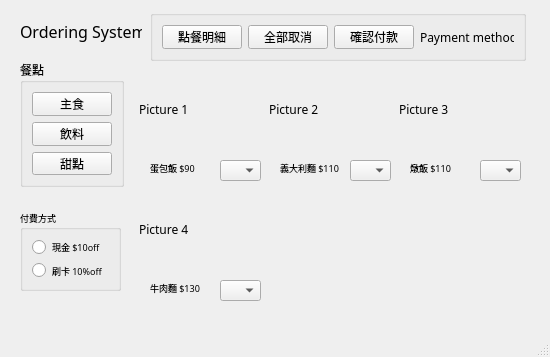
<?xml version="1.0" encoding="UTF-8"?>
<ui version="4.0">
 <class>MainWindow</class>
 <widget class="QMainWindow" name="MainWindow">
  <property name="geometry">
   <rect>
    <x>0</x>
    <y>0</y>
    <width>550</width>
    <height>357</height>
   </rect>
  </property>
  <property name="font">
   <font>
    <family>Yu Gothic UI Semibold</family>
   </font>
  </property>
  <property name="windowTitle">
   <string>MainWindow</string>
  </property>
  <widget class="QWidget" name="centralwidget">
   <widget class="QLabel" name="MainTitle">
    <property name="geometry">
     <rect>
      <x>20</x>
      <y>20</y>
      <width>122</width>
      <height>22</height>
     </rect>
    </property>
    <property name="font">
     <font>
      <family>Yu Gothic UI Semibold</family>
      <pointsize>12</pointsize>
     </font>
    </property>
    <property name="text">
     <string>Ordering System</string>
    </property>
   </widget>
   <widget class="QGroupBox" name="groupBox">
    <property name="geometry">
     <rect>
      <x>20</x>
      <y>60</y>
      <width>104</width>
      <height>127</height>
     </rect>
    </property>
    <property name="title">
     <string>餐點</string>
    </property>
    <layout class="QVBoxLayout" name="verticalLayout">
     <item>
      <widget class="QPushButton" name="Meal">
       <property name="text">
        <string>主食</string>
       </property>
      </widget>
     </item>
     <item>
      <widget class="QPushButton" name="Drink">
       <property name="text">
        <string>飲料</string>
       </property>
      </widget>
     </item>
     <item>
      <widget class="QPushButton" name="Dessert">
       <property name="text">
        <string>甜點</string>
       </property>
      </widget>
     </item>
    </layout>
   </widget>
   <widget class="QGroupBox" name="groupBox_2">
    <property name="geometry">
     <rect>
      <x>20</x>
      <y>210</y>
      <width>101</width>
      <height>81</height>
     </rect>
    </property>
    <property name="font">
     <font>
      <family>Yu Gothic UI Semibold</family>
      <pointsize>7</pointsize>
     </font>
    </property>
    <property name="title">
     <string>付費方式</string>
    </property>
    <layout class="QVBoxLayout" name="verticalLayout_2">
     <item>
      <widget class="QRadioButton" name="Cash">
       <property name="text">
        <string>現金 $10off</string>
       </property>
      </widget>
     </item>
     <item>
      <widget class="QRadioButton" name="Card">
       <property name="text">
        <string>刷卡 10%off</string>
       </property>
      </widget>
     </item>
    </layout>
   </widget>
   <widget class="QGroupBox" name="groupBox_3">
    <property name="geometry">
     <rect>
      <x>150</x>
      <y>10</y>
      <width>376</width>
      <height>51</height>
     </rect>
    </property>
    <property name="title">
     <string/>
    </property>
    <layout class="QHBoxLayout" name="horizontalLayout">
     <item>
      <widget class="QPushButton" name="Detail">
       <property name="text">
        <string>點餐明細</string>
       </property>
      </widget>
     </item>
     <item>
      <widget class="QPushButton" name="Cancel">
       <property name="text">
        <string>全部取消</string>
       </property>
      </widget>
     </item>
     <item>
      <widget class="QPushButton" name="Ensure">
       <property name="text">
        <string>確認付款</string>
       </property>
      </widget>
     </item>
     <item>
      <widget class="QLabel" name="PriceStatus">
       <property name="text">
        <string>Payment method</string>
       </property>
      </widget>
     </item>
    </layout>
   </widget>
   <widget class="QStackedWidget" name="stackedWidget">
    <property name="geometry">
     <rect>
      <x>130</x>
      <y>70</y>
      <width>401</width>
      <height>241</height>
     </rect>
    </property>
    <property name="currentIndex">
     <number>0</number>
    </property>
    <widget class="QWidget" name="page">
     <widget class="QWidget" name="widget" native="true">
      <property name="geometry">
       <rect>
        <x>10</x>
        <y>0</y>
        <width>131</width>
        <height>121</height>
       </rect>
      </property>
      <widget class="QLabel" name="omurice_pic">
       <property name="geometry">
        <rect>
         <x>-1</x>
         <y>-1</y>
         <width>131</width>
         <height>81</height>
        </rect>
       </property>
       <property name="text">
        <string>Picture 1</string>
       </property>
      </widget>
      <widget class="QLabel" name="omurice_tit">
       <property name="geometry">
        <rect>
         <x>10</x>
         <y>90</y>
         <width>60</width>
         <height>16</height>
        </rect>
       </property>
       <property name="font">
        <font>
         <family>Yu Gothic UI Semibold</family>
         <pointsize>7</pointsize>
        </font>
       </property>
       <property name="text">
        <string>蛋包飯 $90</string>
       </property>
      </widget>
      <widget class="QComboBox" name="Omurice">
       <property name="geometry">
        <rect>
         <x>80</x>
         <y>90</y>
         <width>41</width>
         <height>21</height>
        </rect>
       </property>
      </widget>
     </widget>
     <widget class="QWidget" name="widget_2" native="true">
      <property name="geometry">
       <rect>
        <x>140</x>
        <y>0</y>
        <width>131</width>
        <height>121</height>
       </rect>
      </property>
      <widget class="QLabel" name="pasta_pic">
       <property name="geometry">
        <rect>
         <x>-1</x>
         <y>-1</y>
         <width>131</width>
         <height>81</height>
        </rect>
       </property>
       <property name="text">
        <string>Picture 2</string>
       </property>
      </widget>
      <widget class="QLabel" name="pasta_tit">
       <property name="geometry">
        <rect>
         <x>10</x>
         <y>90</y>
         <width>60</width>
         <height>16</height>
        </rect>
       </property>
       <property name="font">
        <font>
         <family>Yu Gothic UI Semibold</family>
         <pointsize>7</pointsize>
        </font>
       </property>
       <property name="text">
        <string>義大利麵 $110</string>
       </property>
      </widget>
      <widget class="QComboBox" name="Pasta">
       <property name="geometry">
        <rect>
         <x>80</x>
         <y>90</y>
         <width>41</width>
         <height>21</height>
        </rect>
       </property>
      </widget>
     </widget>
     <widget class="QWidget" name="widget_3" native="true">
      <property name="geometry">
       <rect>
        <x>270</x>
        <y>0</y>
        <width>131</width>
        <height>121</height>
       </rect>
      </property>
      <widget class="QLabel" name="risotto_pic">
       <property name="geometry">
        <rect>
         <x>-1</x>
         <y>-1</y>
         <width>131</width>
         <height>81</height>
        </rect>
       </property>
       <property name="text">
        <string>Picture 3</string>
       </property>
      </widget>
      <widget class="QLabel" name="risotto_tit">
       <property name="geometry">
        <rect>
         <x>10</x>
         <y>90</y>
         <width>60</width>
         <height>16</height>
        </rect>
       </property>
       <property name="font">
        <font>
         <family>Yu Gothic UI Semibold</family>
         <pointsize>7</pointsize>
        </font>
       </property>
       <property name="text">
        <string>燉飯 $110</string>
       </property>
      </widget>
      <widget class="QComboBox" name="Risotto">
       <property name="geometry">
        <rect>
         <x>80</x>
         <y>90</y>
         <width>41</width>
         <height>21</height>
        </rect>
       </property>
      </widget>
     </widget>
     <widget class="QWidget" name="widget_4" native="true">
      <property name="geometry">
       <rect>
        <x>10</x>
        <y>120</y>
        <width>131</width>
        <height>121</height>
       </rect>
      </property>
      <widget class="QLabel" name="noodle_pic">
       <property name="geometry">
        <rect>
         <x>-1</x>
         <y>-1</y>
         <width>131</width>
         <height>81</height>
        </rect>
       </property>
       <property name="text">
        <string>Picture 4</string>
       </property>
      </widget>
      <widget class="QLabel" name="noodle_tit">
       <property name="geometry">
        <rect>
         <x>10</x>
         <y>90</y>
         <width>60</width>
         <height>16</height>
        </rect>
       </property>
       <property name="font">
        <font>
         <family>Yu Gothic UI Semibold</family>
         <pointsize>7</pointsize>
        </font>
       </property>
       <property name="text">
        <string>牛肉麵 $130</string>
       </property>
      </widget>
      <widget class="QComboBox" name="Noodle">
       <property name="geometry">
        <rect>
         <x>80</x>
         <y>90</y>
         <width>41</width>
         <height>21</height>
        </rect>
       </property>
      </widget>
     </widget>
    </widget>
    <widget class="QWidget" name="page_2">
     <widget class="QWidget" name="widget_5" native="true">
      <property name="geometry">
       <rect>
        <x>10</x>
        <y>0</y>
        <width>131</width>
        <height>121</height>
       </rect>
      </property>
      <widget class="QLabel" name="blacktea_pic">
       <property name="geometry">
        <rect>
         <x>-1</x>
         <y>-1</y>
         <width>131</width>
         <height>81</height>
        </rect>
       </property>
       <property name="text">
        <string>Picture 5</string>
       </property>
      </widget>
      <widget class="QLabel" name="blavktea_tit">
       <property name="geometry">
        <rect>
         <x>10</x>
         <y>90</y>
         <width>60</width>
         <height>16</height>
        </rect>
       </property>
       <property name="font">
        <font>
         <family>Yu Gothic UI Semibold</family>
         <pointsize>7</pointsize>
        </font>
       </property>
       <property name="text">
        <string>紅茶 $15</string>
       </property>
      </widget>
      <widget class="QComboBox" name="BlackTea">
       <property name="geometry">
        <rect>
         <x>80</x>
         <y>90</y>
         <width>41</width>
         <height>21</height>
        </rect>
       </property>
      </widget>
     </widget>
     <widget class="QWidget" name="widget_6" native="true">
      <property name="geometry">
       <rect>
        <x>140</x>
        <y>0</y>
        <width>131</width>
        <height>121</height>
       </rect>
      </property>
      <widget class="QLabel" name="greentea_pic">
       <property name="geometry">
        <rect>
         <x>-1</x>
         <y>-1</y>
         <width>131</width>
         <height>81</height>
        </rect>
       </property>
       <property name="text">
        <string>Picture 6</string>
       </property>
      </widget>
      <widget class="QLabel" name="greentea_tit">
       <property name="geometry">
        <rect>
         <x>10</x>
         <y>90</y>
         <width>60</width>
         <height>16</height>
        </rect>
       </property>
       <property name="font">
        <font>
         <family>Yu Gothic UI Semibold</family>
         <pointsize>7</pointsize>
        </font>
       </property>
       <property name="text">
        <string>綠茶 $15</string>
       </property>
      </widget>
      <widget class="QComboBox" name="GreenTea">
       <property name="geometry">
        <rect>
         <x>80</x>
         <y>90</y>
         <width>41</width>
         <height>21</height>
        </rect>
       </property>
      </widget>
     </widget>
     <widget class="QWidget" name="widget_7" native="true">
      <property name="geometry">
       <rect>
        <x>270</x>
        <y>0</y>
        <width>131</width>
        <height>121</height>
       </rect>
      </property>
      <widget class="QLabel" name="cola_pic">
       <property name="geometry">
        <rect>
         <x>-1</x>
         <y>-1</y>
         <width>131</width>
         <height>81</height>
        </rect>
       </property>
       <property name="text">
        <string>Picture 7</string>
       </property>
      </widget>
      <widget class="QLabel" name="cola_tit">
       <property name="geometry">
        <rect>
         <x>10</x>
         <y>90</y>
         <width>60</width>
         <height>16</height>
        </rect>
       </property>
       <property name="font">
        <font>
         <family>Yu Gothic UI Semibold</family>
         <pointsize>7</pointsize>
        </font>
       </property>
       <property name="text">
        <string>可樂 $20</string>
       </property>
      </widget>
      <widget class="QComboBox" name="Cola">
       <property name="geometry">
        <rect>
         <x>80</x>
         <y>90</y>
         <width>41</width>
         <height>21</height>
        </rect>
       </property>
      </widget>
     </widget>
     <widget class="QWidget" name="widget_8" native="true">
      <property name="geometry">
       <rect>
        <x>10</x>
        <y>120</y>
        <width>131</width>
        <height>121</height>
       </rect>
      </property>
      <widget class="QLabel" name="sprite_pic">
       <property name="geometry">
        <rect>
         <x>-1</x>
         <y>-1</y>
         <width>131</width>
         <height>81</height>
        </rect>
       </property>
       <property name="text">
        <string>Picture 8</string>
       </property>
      </widget>
      <widget class="QLabel" name="sprite_tit">
       <property name="geometry">
        <rect>
         <x>10</x>
         <y>90</y>
         <width>60</width>
         <height>16</height>
        </rect>
       </property>
       <property name="font">
        <font>
         <family>Yu Gothic UI Semibold</family>
         <pointsize>7</pointsize>
        </font>
       </property>
       <property name="text">
        <string>雪碧 $20</string>
       </property>
      </widget>
      <widget class="QComboBox" name="Sprite">
       <property name="geometry">
        <rect>
         <x>80</x>
         <y>90</y>
         <width>41</width>
         <height>21</height>
        </rect>
       </property>
      </widget>
     </widget>
     <widget class="QWidget" name="widget_9" native="true">
      <property name="geometry">
       <rect>
        <x>140</x>
        <y>120</y>
        <width>131</width>
        <height>121</height>
       </rect>
      </property>
      <widget class="QLabel" name="bubble_pic">
       <property name="geometry">
        <rect>
         <x>-1</x>
         <y>-1</y>
         <width>131</width>
         <height>81</height>
        </rect>
       </property>
       <property name="text">
        <string>Picture 9</string>
       </property>
      </widget>
      <widget class="QLabel" name="bubble_tit">
       <property name="geometry">
        <rect>
         <x>10</x>
         <y>90</y>
         <width>60</width>
         <height>16</height>
        </rect>
       </property>
       <property name="font">
        <font>
         <family>Yu Gothic UI Semibold</family>
         <pointsize>7</pointsize>
        </font>
       </property>
       <property name="text">
        <string>珍珠奶茶 $50</string>
       </property>
      </widget>
      <widget class="QComboBox" name="Bubble">
       <property name="geometry">
        <rect>
         <x>80</x>
         <y>90</y>
         <width>41</width>
         <height>21</height>
        </rect>
       </property>
      </widget>
     </widget>
    </widget>
    <widget class="QWidget" name="page_3">
     <widget class="QWidget" name="widget_10" native="true">
      <property name="geometry">
       <rect>
        <x>10</x>
        <y>0</y>
        <width>131</width>
        <height>121</height>
       </rect>
      </property>
      <widget class="QLabel" name="puff_pic">
       <property name="geometry">
        <rect>
         <x>-1</x>
         <y>-1</y>
         <width>131</width>
         <height>81</height>
        </rect>
       </property>
       <property name="text">
        <string>Picture 10</string>
       </property>
      </widget>
      <widget class="QLabel" name="puff_tit">
       <property name="geometry">
        <rect>
         <x>10</x>
         <y>90</y>
         <width>60</width>
         <height>16</height>
        </rect>
       </property>
       <property name="font">
        <font>
         <family>Yu Gothic UI Semibold</family>
         <pointsize>7</pointsize>
        </font>
       </property>
       <property name="text">
        <string>泡芙 $35</string>
       </property>
      </widget>
      <widget class="QComboBox" name="Puff">
       <property name="geometry">
        <rect>
         <x>80</x>
         <y>90</y>
         <width>41</width>
         <height>21</height>
        </rect>
       </property>
      </widget>
     </widget>
     <widget class="QWidget" name="widget_11" native="true">
      <property name="geometry">
       <rect>
        <x>140</x>
        <y>0</y>
        <width>131</width>
        <height>121</height>
       </rect>
      </property>
      <widget class="QLabel" name="sdumpling_pic">
       <property name="geometry">
        <rect>
         <x>-1</x>
         <y>-1</y>
         <width>131</width>
         <height>81</height>
        </rect>
       </property>
       <property name="text">
        <string>Picture 11</string>
       </property>
      </widget>
      <widget class="QLabel" name="sdumpling_tit">
       <property name="geometry">
        <rect>
         <x>10</x>
         <y>90</y>
         <width>60</width>
         <height>16</height>
        </rect>
       </property>
       <property name="font">
        <font>
         <family>Yu Gothic UI Semibold</family>
         <pointsize>7</pointsize>
        </font>
       </property>
       <property name="text">
        <string>炸湯圓 $35</string>
       </property>
      </widget>
      <widget class="QComboBox" name="SDumpling">
       <property name="geometry">
        <rect>
         <x>80</x>
         <y>90</y>
         <width>41</width>
         <height>21</height>
        </rect>
       </property>
      </widget>
     </widget>
     <widget class="QWidget" name="widget_12" native="true">
      <property name="geometry">
       <rect>
        <x>270</x>
        <y>0</y>
        <width>131</width>
        <height>121</height>
       </rect>
      </property>
      <widget class="QLabel" name="cheese_pic">
       <property name="geometry">
        <rect>
         <x>-1</x>
         <y>-1</y>
         <width>131</width>
         <height>81</height>
        </rect>
       </property>
       <property name="text">
        <string>Picture 12</string>
       </property>
      </widget>
      <widget class="QLabel" name="cheese_tit">
       <property name="geometry">
        <rect>
         <x>10</x>
         <y>90</y>
         <width>60</width>
         <height>16</height>
        </rect>
       </property>
       <property name="font">
        <font>
         <family>Yu Gothic UI Semibold</family>
         <pointsize>7</pointsize>
        </font>
       </property>
       <property name="text">
        <string>乳酪蛋糕 $45</string>
       </property>
      </widget>
      <widget class="QComboBox" name="Cheese">
       <property name="geometry">
        <rect>
         <x>80</x>
         <y>90</y>
         <width>41</width>
         <height>21</height>
        </rect>
       </property>
      </widget>
     </widget>
     <widget class="QWidget" name="widget_13" native="true">
      <property name="geometry">
       <rect>
        <x>10</x>
        <y>120</y>
        <width>131</width>
        <height>121</height>
       </rect>
      </property>
      <widget class="QLabel" name="tiramisu_pic">
       <property name="geometry">
        <rect>
         <x>-1</x>
         <y>-1</y>
         <width>131</width>
         <height>81</height>
        </rect>
       </property>
       <property name="text">
        <string>Picture 13</string>
       </property>
      </widget>
      <widget class="QLabel" name="tiramisu_tit">
       <property name="geometry">
        <rect>
         <x>10</x>
         <y>90</y>
         <width>60</width>
         <height>16</height>
        </rect>
       </property>
       <property name="font">
        <font>
         <family>Yu Gothic UI Semibold</family>
         <pointsize>7</pointsize>
        </font>
       </property>
       <property name="text">
        <string>提拉米蘇 $45</string>
       </property>
      </widget>
      <widget class="QComboBox" name="Tiramisu">
       <property name="geometry">
        <rect>
         <x>80</x>
         <y>90</y>
         <width>41</width>
         <height>21</height>
        </rect>
       </property>
      </widget>
     </widget>
     <widget class="QWidget" name="widget_14" native="true">
      <property name="geometry">
       <rect>
        <x>140</x>
        <y>120</y>
        <width>131</width>
        <height>121</height>
       </rect>
      </property>
      <widget class="QLabel" name="haagen_pic">
       <property name="geometry">
        <rect>
         <x>-1</x>
         <y>-1</y>
         <width>131</width>
         <height>81</height>
        </rect>
       </property>
       <property name="text">
        <string>Picture 14</string>
       </property>
      </widget>
      <widget class="QLabel" name="haggen_tit">
       <property name="geometry">
        <rect>
         <x>10</x>
         <y>90</y>
         <width>60</width>
         <height>16</height>
        </rect>
       </property>
       <property name="font">
        <font>
         <family>Yu Gothic UI Semibold</family>
         <pointsize>7</pointsize>
        </font>
       </property>
       <property name="text">
        <string>哈根達斯 $55</string>
       </property>
      </widget>
      <widget class="QComboBox" name="Haagen">
       <property name="geometry">
        <rect>
         <x>80</x>
         <y>90</y>
         <width>41</width>
         <height>21</height>
        </rect>
       </property>
      </widget>
     </widget>
    </widget>
   </widget>
  </widget>
  <widget class="QMenuBar" name="menubar">
   <property name="geometry">
    <rect>
     <x>0</x>
     <y>0</y>
     <width>550</width>
     <height>21</height>
    </rect>
   </property>
  </widget>
  <widget class="QStatusBar" name="statusbar"/>
 </widget>
 <resources/>
 <connections/>
</ui>
